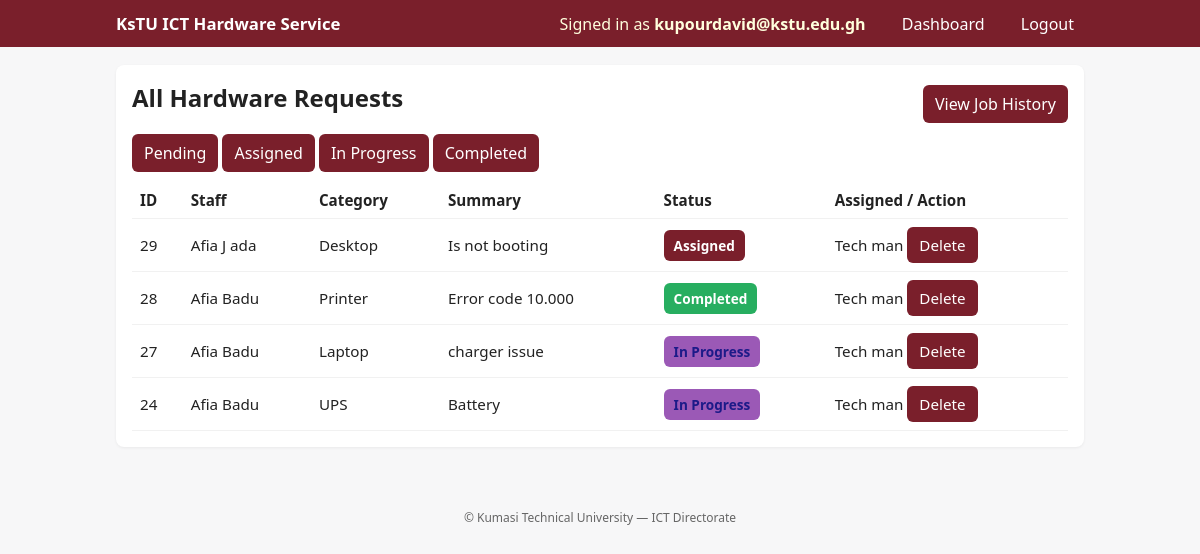
Screenshot of /dashboard/ (signed in) with the database file from the repository.
### hardware/models.py (models this page shows, shortened)
class ServiceRequest(models.Model):
    CATEGORY_CHOICES = [
        ('Desktop', 'Desktop'),
        ('Laptop', 'Laptop'),
        ('Printer', 'Printer'),
        ('Photocopier', 'Photocopier'),
        ('UPS', 'UPS'),
        ('Other', 'Other'),
    ]
    STATUS_CHOICES = [
        ('Pending', 'Pending'),
        ('Assigned', 'Assigned'),
        ('In Progress', 'In Progress'),
        ('Completed', 'Completed'),
    ]
    staff = models.ForeignKey(User, on_delete=models.CASCADE, related_name='staff_requests')
    category = models.CharField(max_length=50, choices=CATEGORY_CHOICES)
    description = models.TextField()
    date_requested = models.DateTimeField(auto_now_add=True)
    status = models.CharField(max_length=20, choices=STATUS_CHOICES, default='Pending')
    assigned_to = models.ForeignKey(Technician, on_delete=models.SET_NULL, null=True, blank=True)

class Technician(models.Model):
    user = models.OneToOneField(User, on_delete=models.CASCADE)
    specialization = models.CharField(max_length=100, blank=True)

### hardware/views.py (the view)
# urls.py: path('dashboard/', views.dashboard, name='dashboard'),
@login_required
def dashboard(request):
    if hasattr(request.user, 'technician'):
        requests = ServiceRequest.objects.filter(assigned_to=request.user.technician)
        return render(request, 'technician_dashboard.html', {'requests': requests})
    elif hasattr(request.user, 'ictofficer'):
        requests = ServiceRequest.objects.all().order_by('-date_requested')
        return render(request, 'ict_officer_dashboard.html', {'requests': requests})
    else:
        requests = ServiceRequest.objects.filter(staff=request.user)
        return render(request, 'staff_dashboard.html', {'requests': requests})

### hardware/templates/ict_officer_dashboard.html (shortened to what this page needs)
{% extends "base.html" %}
{% load static %}
{% block content %}
<section class="card">
  <div class="toolbar" style="display: flex; justify-content: space-between; align-items: center;">
    <h2>All Hardware Requests</h2>
    <a href="{% url 'ict_officer_job_history' %}" class="btn btn-ghost">View Job History</a>
  </div>
  <div class="toolbar">
    <a class="btn" href="?status=Pending">Pending</a>
    <a class="btn" href="?status=Assigned">Assigned</a>
    <a class="btn" href="?status=In Progress">In Progress</a>
    <a class="btn" href="?status=Completed">Completed</a>
  </div>
  <table id="requests-table" class="table">
    <thead>
      <tr>
        <th>ID</th>
        <th>Staff</th>
        <th>Category</th>
        <th>Summary</th>
        <th>Status</th>
        <th>Assigned / Action</th>
      </tr>
    </thead>
    <tbody>
      {% for req in requests %}
      <tr>
        <td>{{ req.id }}</td>
        <td>{{ req.staff.get_full_name|default:req.staff.username }}</td>
        <td>{{ req.category }}</td>
        <td>{{ req.description|truncatechars:60 }}</td>
        <td><span class="status {{ req.status|slugify|lower }}">{{ req.status }}</span></td>
        <td>
          {% if req.status == "Pending" %}
            <a href="{% url 'assign_technician' req.id %}" class="btn btn-warning btn-sm">Assign</a>
            <a href="{% url 'delete_request' req.id %}" class="btn btn-danger btn-sm"
               onclick="return confirm('Are you sure you want to delete this request?');">Delete</a>
          {% else %}
            {% if req.assigned_to %}
              {{ req.assigned_to.user.get_full_name|default:req.assigned_to.user.username }}
            {% else %}
              <em>Not Assigned</em>
            {% endif %}
            <a href="{% url 'delete_request' req.id %}" class="btn btn-danger btn-sm"
               onclick="return confirm('Delete this request? This cannot be undone.');">Delete</a>
          {% endif %}
        </td>
      </tr>
      {% empty %}
      <tr><td colspan="7">No requests found.</td></tr>
      {% endfor %}
    </tbody>
  </table>
</section>
{% endblock %}

### hardware/templates/base.html (shortened to what this page needs)
{% load static %}
<!DOCTYPE html>
<html lang="en">
<head>
  <link rel="stylesheet" href="{% static 'css/styles.css' %}">
</head>
<body>
  <header class="site-header">
    <div class="container header-inner">
      <div class="logo">
        <a href="{% url 'dashboard' %}">KsTU ICT Hardware Service</a>
      </div>
      <nav class="main-nav">
        {% if user.is_authenticated %}
          <span class="user-info">Signed in as <strong>{{ user.get_full_name|default:user.username }}</strong></span>
          <a class="nav-btn" href="{% url 'dashboard' %}">Dashboard</a>
          <a class="nav-btn" href="{% url 'logout' %}">Logout</a>
        {% else %}
          <a class="nav-btn" href="{% url 'login' %}">Login</a>
        {% endif %}
      </nav>
    </div>
  </header>
<main class="container">
  {% block content %}{% endblock %}
</main>
  <footer class="site-footer">
    <div class="container">
      <small>© {{ now.year }} Kumasi Technical University — ICT Directorate</small>
    </div>
  </footer>
</body>
</html>

### hardware/static/css/styles.css (style rules this page uses)
:root { --brand:#7a1f2b; --accent:#d4a017; --muted:#666; --bg:#f7f7f8; --card:#ffffff; }
* { box-sizing:border-box;font-family:system-ui,-apple-system,Segoe UI,Roboto,"Helvetica Neue",Arial; }
body { margin:0;background:var(--bg);color:#222 }
.container { max-width:1000px;margin:18px auto;padding:0 16px }
.site-header { background:var(--brand);color:white;padding:12px 0 }
.header-inner { display:flex;justify-content:space-between;align-items:center;max-width:1000px;margin:0 auto;padding:0 16px }
.logo a { color:white;text-decoration:none;font-weight:700;font-size:1.05rem }
.main-nav .nav-btn { color:white;margin-left:12px;text-decoration:none;background:transparent;padding:6px 10px;border-radius:6px }
.user-info { margin-right:10px;color:#ffd }
.site-footer { padding:14px 0;text-align:center;color:var(--muted);font-size:.9rem;margin-top:28px }
.card { background:var(--card);padding:16px;border-radius:8px;box-shadow:0 1px 3px rgba(0,0,0,0.06);margin-bottom:16px }
h2,h3 { margin:0 0 12px 0 }
.btn { display:inline-block;background:var(--brand);color:white;padding:8px 12px;border-radius:6px;text-decoration:none;border:none;cursor:pointer }
.table { width:100%;border-collapse:collapse;margin-top:10px }
.table th,.table td { padding:8px;border-bottom:1px solid #f1f1f1;text-align:left;font-size:.95rem }
.toolbar { margin-bottom:8px }
.status { display: inline-block; padding: 6px 10px; border-radius: 6px; font-size: .85rem; font-weight: 600; color: #fff; text-transform: capitalize; }
.status.assigned { background: #7a1f2b; }
.status.in-progress { background: #9b59b6; color: #1c1a88; }
.status.completed { background: #27ae60; }
.status.in-progress { animation: pulse 2s infinite; }

### rows the page displays
ServiceRequest: id "29", staff.get_full_name "Afia J ada", category "Desktop", description "Is not booting", status "Assigned", assigned_to.user.get_full_name "Tech man"
ServiceRequest: id "28", staff.get_full_name "Afia Badu", category "Printer", description "Error code 10.000", status "Completed", assigned_to.user.get_full_name "Tech man"
ServiceRequest: id "27", staff.get_full_name "Afia Badu", category "Laptop", description "charger issue", status "In Progress", assigned_to.user.get_full_name "Tech man"
ServiceRequest: id "24", staff.get_full_name "Afia Badu", category "UPS", description "Battery", status "In Progress", assigned_to.user.get_full_name "Tech man"

### other values shown
{{ user.get_full_name|default:user.username }} "kupourdavid@kstu.edu.gh"
